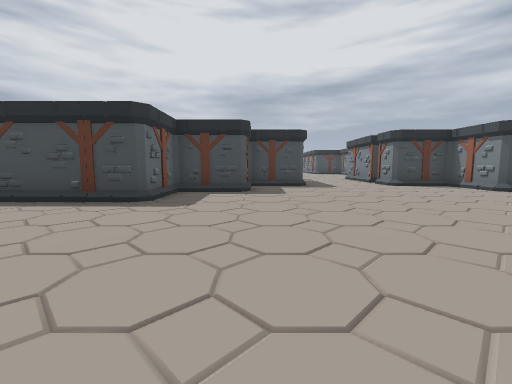
[1] (above)

24 first-person views from a walk through a level from a Godot 3-D game. The camera is 1.5 m above the floor, tilts 6° down and sees 90° across. The floor is counted in squares, 2 m on a side. Each view is taken from the middle of a square. On the plan, view 1 faces up. The plan holds only what a view shows up to about 9 squares ahead; the rest is blank. The place goes on beyond the plan. Characters and animated objects are left out.

[2]
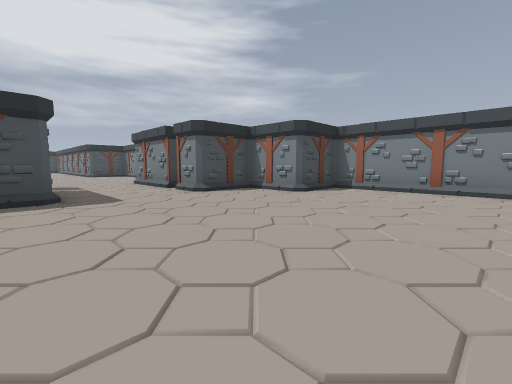

[3]
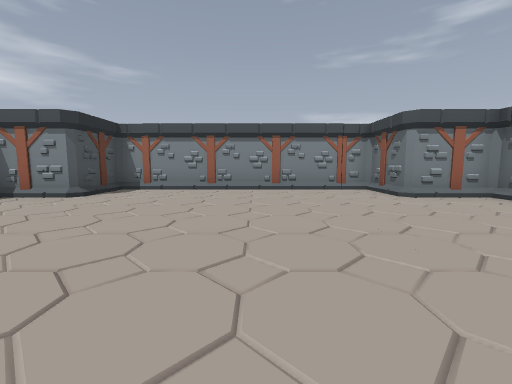

[4]
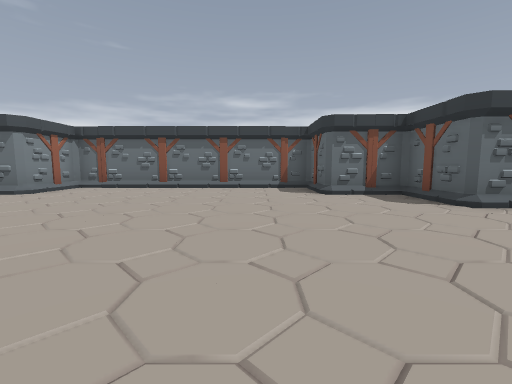

[5]
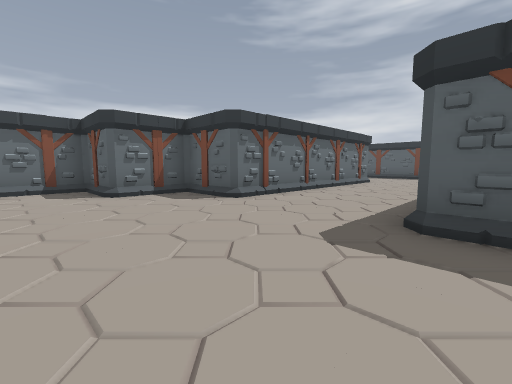

[6]
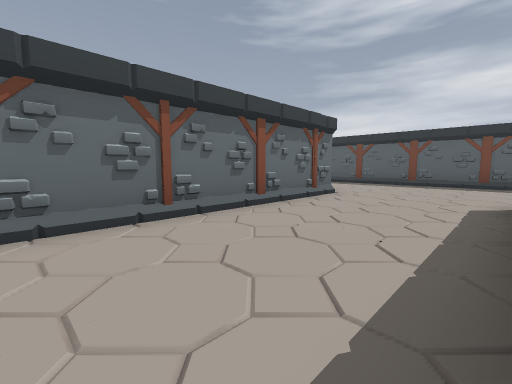

[7]
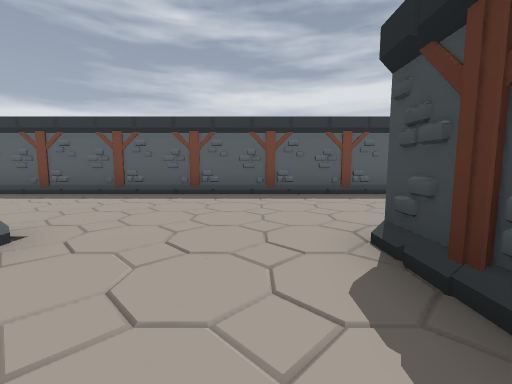

[8]
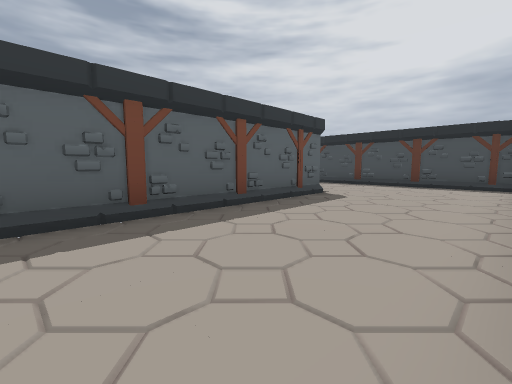

[9]
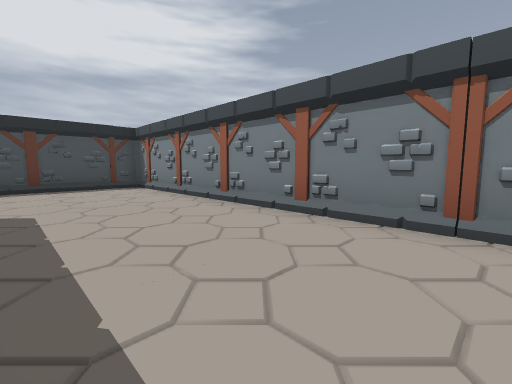

[10]
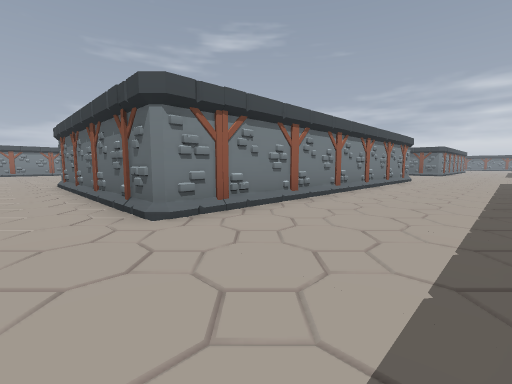

[11]
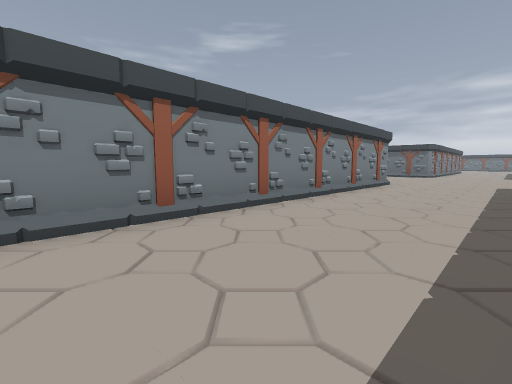

[12]
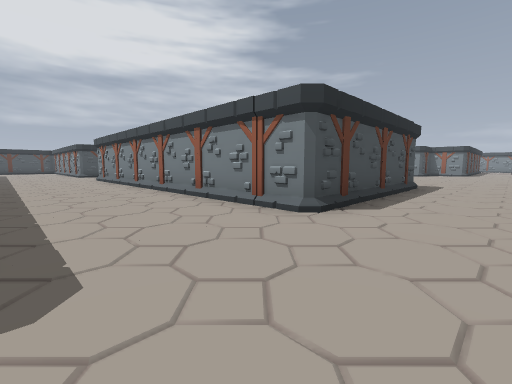

[13]
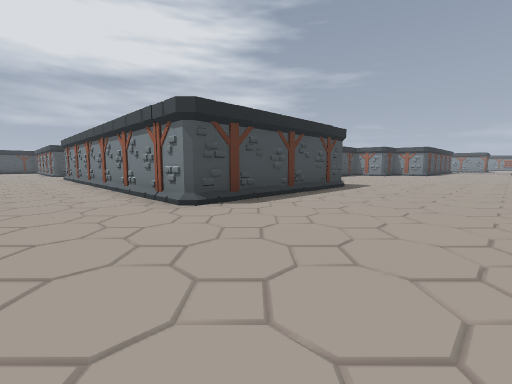

[14]
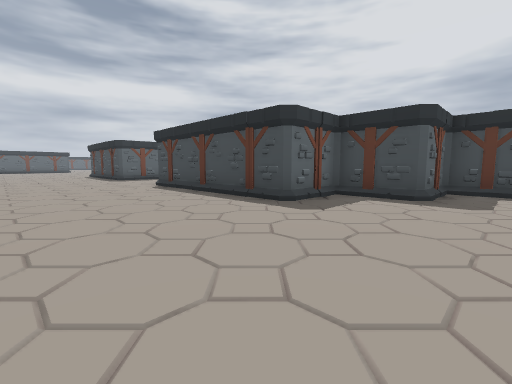

[15]
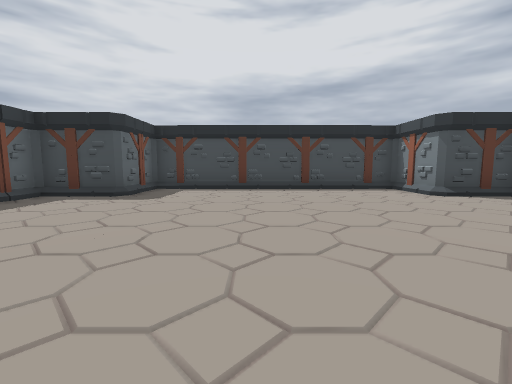

[16]
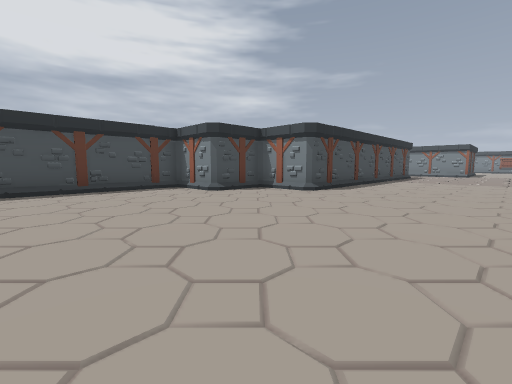

[17]
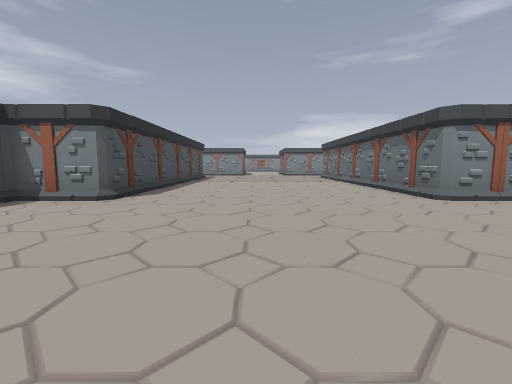

[18]
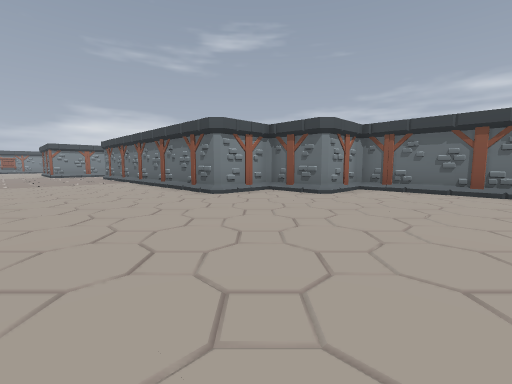

[19]
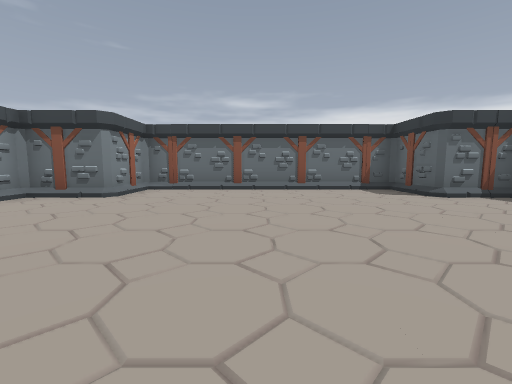

[20]
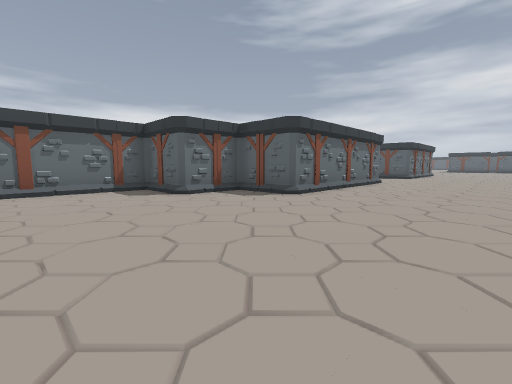

[21]
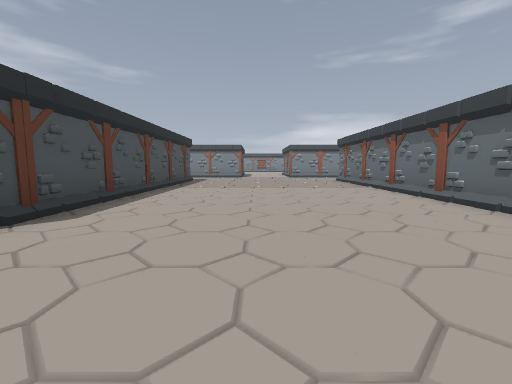

[22]
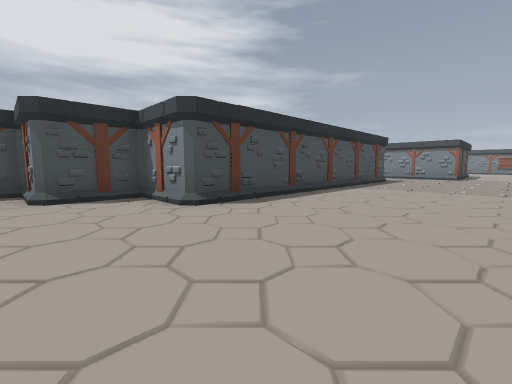

[23]
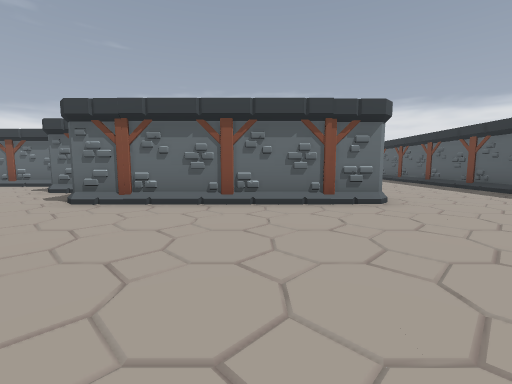

[24]
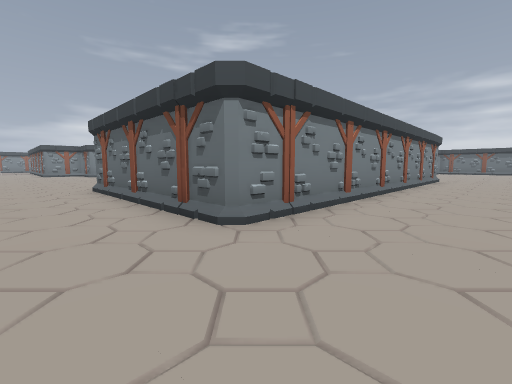

### Floor plan
Key: @ floor where view 1 was taken; # wall or solid block; . floor; / step, stairs or slope.
Columns run from 15 left of view 1 to 14 right of it. Each row starts with its distance up from view 1.
 15  #####
 14  ....#
 13 .....#           /.
 12 .....#           /..#
 11 #....#           /..#
 10 #....#          #/..#
  9 #....#         ./...###
  8 #....#      ###/......###
  7 #....#      #./.........#
  6 #....##   ###/..........#
  5 #....////////...........#
  4 #.......................#
  3 #.......................#
  2 #.......................#
  1 #....########...........#
  0 #....#      #..@........#
 -1 #....#      ###.......###
 -2 #....#        #.......#
 -3 #....#        #########
 -4  ....#
 -5  ....#
 -6  ....#      ##########
 -7  ....#      #.//////.#
 -8  ....#    ###/.......###
 -9  ....#    #./..........#
-10  ....######/...........#######
-11  ....//////.............//////
-12  ............................/
-13  .............................
-14   ............................
-15   ............................
-16   ............................
-17   ............................
-18   ...######............#######
-19  ....#    #............#
-20 #....#    ###........###
-21 #....#      #........#
-22 #....#      ##########
-23   ...#
-24   ...#
-25   ...#
-26   ...#
-27   ..

Positions as (right, up) in squares from view 1, and headings:
1: (0, 0), facing up
2: (1, 3), facing up-right
3: (1, 3), facing right
4: (1, 6), facing down
5: (1, 6), facing down-left
6: (-4, 5), facing down-left
7: (-8, 4), facing left
8: (-11, 5), facing up-left
9: (-14, 6), facing up-right
10: (-14, 3), facing down-right
11: (-14, 0), facing down-right
12: (-14, -13), facing up-right
13: (-13, -15), facing up-right
14: (-1, -15), facing up-left
15: (1, -15), facing up
16: (1, -15), facing up-right
17: (2, -14), facing right
18: (2, -14), facing down-right
19: (2, -14), facing down
20: (1, -14), facing down-left
21: (5, -14), facing right
22: (5, -15), facing up-right
23: (-8, -13), facing down
24: (-13, -16), facing down-right
